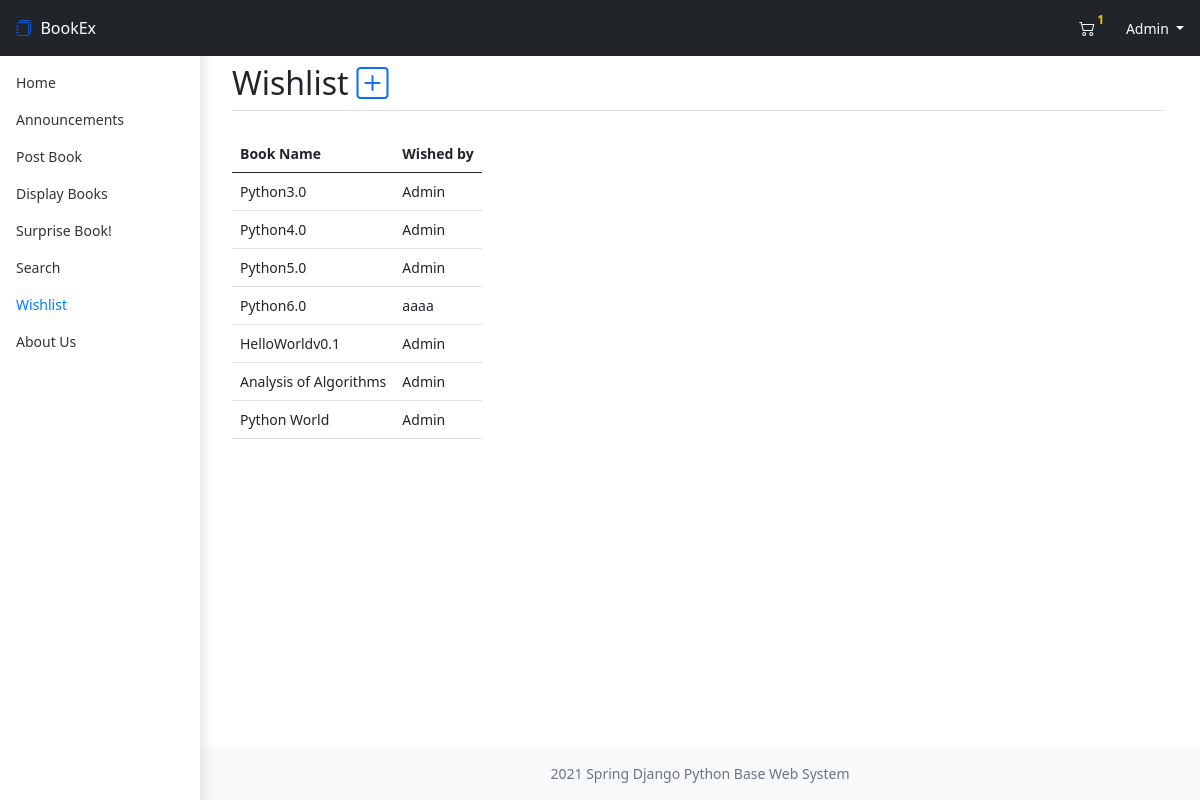
The page /wishlist (signed in) on the database its author committed.
### bookMng/models.py (models this page shows, shortened)
class Wish(models.Model):
    bookName = models.CharField("Book Name", max_length=200)
    theUser = models.ForeignKey(User, blank=True, null=True, on_delete=models.SET_NULL)

### bookMng/views.py (the view)
# urls.py: path('wishlist', views.wishlist, name='wishlist')
@login_required(login_url=reverse_lazy('login'))
def wishlist(request):
    if request.method == 'POST':
        form = WishForm(request.POST)
        if form.is_valid():
            a = form.save(commit=False)
            a.theUser = request.user
            a.save()
            return HttpResponseRedirect('/wishlist')
    else:
        form = WishForm()
    return render(request,
                  'bookMng/wishlist.html',
                  {
                    'title': "Wish List",
                    'form': form,
                    'item_list': MainMenu.objects.all(),
                    'wish_list': Wish.objects.all(),
                    'cart_size': Cart.objects.filter(user=request.user.id).count()
                  })

### bookEx/templates/bookMng/wishlist.html (shortened to what this page needs)
{% extends "base.html" %}
{% load static %}
{% load widget_tweaks %}
{% block header %}
    <div class="d-flex flex-row align-items-center align-self-center">
        <div class="d-flex flex-row mb-0">
            Wishlist
            <div class="ms-2 text-primary" href="#addWish" data-bs-toggle="collapse" role="button" aria-expanded="false" aria-controls="addWish">
                <i class="bi bi-plus-square"></i>
            </div>
        </div>
    </div>
{% endblock header %}
{% block body %}
        <div class="d-flex flex-row flex-wrap justify-content-around justify-content-md-start align-items-stretch">
            <table class="d-inline-flex">
                <tr class="border-dark border-bottom">
                    <th class="p-2">Book Name</th>
                    <th class="p-2">Wished by</th>
                </tr>
                {% for wish in wish_list %}
                    <tr class="border-bottom">
                        <td class="p-2">{{ wish.bookName }}</td>
                        <td class="p-2">{{ wish.theUser.username }}</td>
                    </tr>
                {% endfor %}
            </table>
        </div>
{% endblock body %}

### bookEx/templates/base.html (shortened to what this page needs)
{% load static %}
{% url 'index' as home %}
{% url 'displaybooks' as display_books %}
{% url 'announcements' as announce %}
{% url 'postbook' as post_book %}
{% url 'mybooks' as my_books %}
{% url 'book_search' as search %}
{% url 'suprise_book' as suprise_book %}
{% url 'wishlist' as wish %}
{% url 'aboutus' as about_us %}
<!DOCTYPE html>
<html lang="en" class="h-100">
<head>
    <link rel="stylesheet" href="{% static 'assets/dist/css/bootstrap.min.css' %}">
    <link rel="stylesheet" href="{% static 'css/dashboard.css' %}">
    <link rel="stylesheet" href="https://cdn.jsdelivr.net/npm/bootstrap-icons@1.4.1/font/bootstrap-icons.css">
</head>
<body class="d-flex flex-column h-100">
    <header class=" bg-dark sticky-top container-fluid p-0">
        <div class="row g-0 align-items-center">
            <div class="col">
                    <a class="fs-6 p-3 shadow-none bg-transparent d-inline-flex text-decoration-none" href="/">
                        <i class="bi bi-journals"></i>
                        <pre class="m-0"> </pre>
                        <div class="text-white">BookEx</div>
                    </a>
            </div>
            <div class="col-12 col-md-auto pe-md-2">
                <div class="pb-2 pb-md-0 row g-0 text-end text-white justify-content-center">
                    {% if user.is_authenticated %}
                        {% if cart_size > 0 %}
                        <div class="col-auto">
                            <a class="pe-0 btn btn-secondary border-0 bg-transparent" href="{% url 'cart' %}">
                                <i class="bi bi-cart2"></i>
                                <div class="badge rounded-pill d-inline-flex bg-transparent text-warning" style="right: 10px;top: -10px;">{{ cart_size }}</div>
                            </a>
                        </div>
                        {% endif %}
                        <div class="col-auto ps-1 btn-group" role="group">
                            <button id="userBtn" type="button" class="btn btn-primary dropdown-toggle btn-sm border-0 bg-transparent ps-0" data-bs-toggle="dropdown" aria-expanded="false">
                                {{ user.username }}
                            </button>
                        </div>
                    {% endif %}
                </div>
            </div>
        </div>
    </header>
    <div class="container-fluid">
        <div class="row pb-8 g-0">
            <nav id="sidebarMenu" class="col-md-2 d-md-block bg-white sidebar collapse shadow" style="top: 0;">
                <div class="mt-2 pt-5 mt-md-0 pt-md-3 position-sticky">
                    <ul class="nav flex-column">
                        {% block sidenav %}
                            <li class="nav-item">
                                <a class="nav-link {% if request.path == home %}active{% endif %}" href="{{ home }}">Home</a>
                            </li>
                            <li class="nav-item">
                                <a class="nav-link {% if request.path == announce %}active{% endif %}" href="{{ announce }}">Announcements</a>
                            </li>
                            <li class="nav-item">
                                <a class="nav-link {% if request.path == post_book %}active{% endif %}" href="{{ post_book }}">Post Book</a>
                            </li>
                            <li class="nav-item">
                                <a class="nav-link {% if request.path == display_books %}active{% endif %}" href="{{ display_books }}">Display Books</a>
                            </li>
                            <li class="nav-item">
                                <a class="nav-link {% if request.path == suprise_book %}active{% endif %}" href="{{ suprise_book }}">Surprise Book!</a>
                            </li>
                            <li class="nav-item">
                                <a class="nav-link {% if request.path == search %}active{% endif %}" href="{{ search }}">Search</a>
                            </li>
                            <li class="nav-item">
                                <a class="nav-link {% if request.path == wish %}active{% endif %}" href="{{ wish }}">Wishlist</a>
                            </li>
                            <li class="nav-item">
                                <a class="nav-link {% if request.path == about_us %}active{% endif %}" href="{{ about_us }}">About Us</a>
                            </li>
                        {% endblock sidenav %}
                    </ul>
                </div>
            </nav>
            <main class="col-md-10 ms-sm-auto px-md-4 mb-4 mt-2">
                <div class="pb-3">
                    <h2 class="border-bottom pb-2">
                        {% block header %}{% endblock header %}
                    </h2>
                </div>
                {% block body %}{% endblock body %}
            </main>
        </div>
    </div>
    <footer class="footer mt-auto py-3 bg-light col-md-10 ms-md-auto">
        <div class="container" align="center">
            <span class="text-muted">2021 Spring Django Python Base Web System</span>
        </div>
    </footer>
</body>
</html>

### bookEx/static/css/dashboard.css (style rules this page uses)
body { font-size: .875rem; }
.sidebar { position: fixed; top: 0; bottom: 0; left: 0; z-index: 100; padding: 48px 0 0; box-shadow: inset -1px 0 0 rgba(0, 0, 0, .1); }
.sidebar .nav-link { font-weight: 500; color: #333; }
.sidebar .nav-link.active { color: #007bff; }

### rows shown on the page
Wish: bookName "Python3.0", theUser.username "Admin"
Wish: bookName "Python4.0", theUser.username "Admin"
Wish: bookName "Python5.0", theUser.username "Admin"
Wish: bookName "Python6.0", theUser.username "aaaa"
Wish: bookName "HelloWorldv0.1", theUser.username "Admin"
Wish: bookName "Analysis of Algorithms", theUser.username "Admin"
Wish: bookName "Python World", theUser.username "Admin"

### other values the page prints
{{ cart_size }} "1"
{{ user.username }} "Admin"
